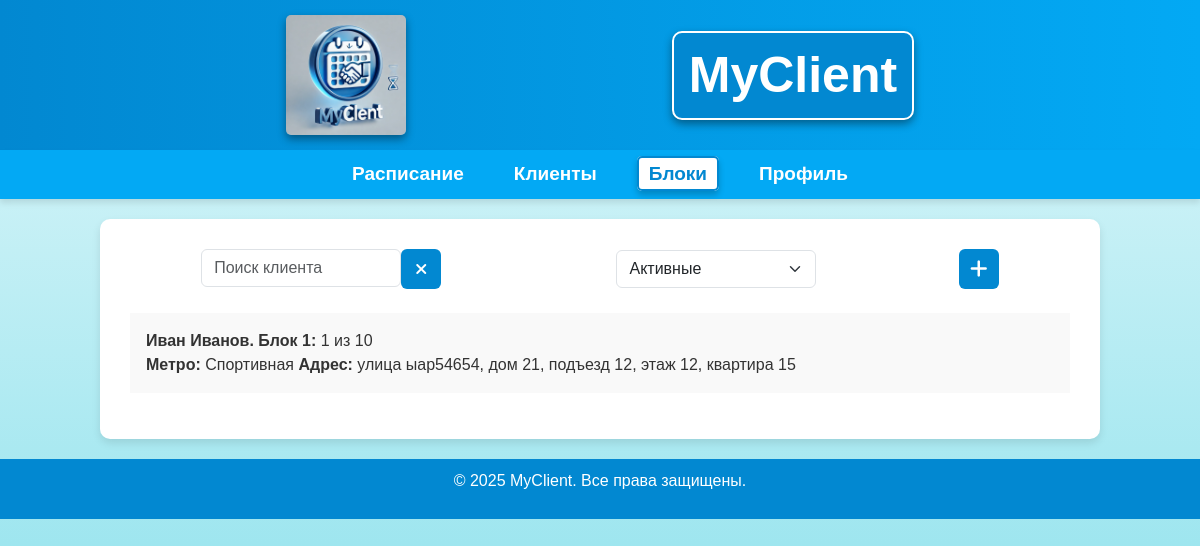
/blocks/ (signed in), run on the app's committed database.
### MyClient/models.py (models this page shows, shortened)
class Block(models.Model):
    STATUS_CHOICES = [
        ('active', 'Активный'),
        ('completed', 'Завершённый'),
    ]
    user = models.ForeignKey(User, on_delete=models.CASCADE, verbose_name="Пользователь", related_name="blocks")
    client = models.ForeignKey(Client, on_delete=models.CASCADE, related_name='blocks', verbose_name="Клиент")
    block_number = models.PositiveIntegerField("Номер блока")
    total_meetings = models.PositiveIntegerField("Количество встреч в блоке")
    completed_meetings = models.PositiveIntegerField("Пройденные встречи", default=0)
    cost = models.DecimalField("Стоимость блока", max_digits=10, decimal_places=2)
    status = models.CharField("Статус блока", max_length=10, choices=STATUS_CHOICES, default='active')
    created_at = models.DateTimeField("Дата создания", auto_now_add=True)
    class Meta:
        unique_together = ('client', 'block_number')  # Каждый блок уникален для клиента
        ordering = ['client', 'block_number']
        verbose_name = "Блок встреч"
        verbose_name_plural = "Блоки встреч"
    def __str__(self):
        client_name = str(self.client).removesuffix(" яя")
        return f"{client_name}. Блок {self.block_number}"

class Client(models.Model):
    user = models.ForeignKey(User, on_delete=models.CASCADE, verbose_name="Пользователь", related_name="clients")
    first_name = models.CharField("Имя", max_length=100)
    last_name = models.CharField("Фамилия", max_length=100, blank=True, null=True, default='яя')
    metro = models.CharField("Метро", max_length=255, blank=True, null=True, default='яя')
    street = models.CharField("Улица", max_length=255, blank=True, null=True, default='яя')
    house_number = models.CharField("Номер дома", max_length=10, blank=True, null=True, default='яя')
    entrance = models.CharField("Подъезд", max_length=10, blank=True, null=True, default='яя')
    floor = models.CharField("Этаж", max_length=10, blank=True, null=True, default='яя')
    flat_number = models.CharField("Номер квартиры", max_length=10, blank=True, null=True, default='яя')
    intercom = models.CharField("Домофон", max_length=50, blank=True, null=True, default='яя')
    phone = models.CharField("Телефон", max_length=20, blank=True, null=True, default='яя')
    price_offline = models.DecimalField("Цена за работу оффлайн", max_digits=10, decimal_places=2, blank=True, default=0)
    price_online = models.DecimalField("Цена за работу онлайн", max_digits=10, decimal_places=2, blank=True, default=0)
    created_at = models.DateTimeField("Дата добавления", auto_now_add=True)
    class Meta:
        ordering = ['-created_at']  # Новые клиенты сверху
    def __str__(self):
        return f"{self.first_name} {self.last_name}"

### MyClient/views.py (the view)
# urls.py: path('blocks/', views.blocks, name='blocks'),
@login_required  # Декоратор, требующий авторизации для доступа к представлению.
def blocks(request):
    choice_filter = request.GET.get('choice_block', 'active')
    client_id = request.GET.get('client_id')
    blocks = Block.objects.filter(user=request.user)
    if client_id:
        client = Client.objects.get(id=client_id)
        blocks = blocks.filter(client=client)
    if choice_filter == 'active':
        blocks = blocks.filter(status='active')
    elif choice_filter == 'completed':
        blocks = blocks.filter(status='completed')
    blocks = blocks.order_by('-id')
    blocks = blocks[:30]
    context = {
        'blocks': blocks,
        'request': request,
    }
    return render(request, 'MyClient/blocks.html', context)

### MyClient/templates/MyClient/blocks.html (shortened to what this page needs)
{% extends 'base.html' %}
{% block content %}
<div>
    <div class="client-controls mb-4">
        <form id="filterForm" method="GET" action="{% url 'blocks' %}">
            <div class="clients-top">
                <div class="search1">
                    <input type="text" name="search_block" id="search_block" class="form-control" placeholder="Поиск клиента" value="{{ request.GET.search_block }}">
                    <button type="submit" class="btn" style="background-color: #0288d1; color: white; border: none;
                    width: 40px; height: 40px; display: flex; justify-content: center; align-items: center;">
                    <i class="fas fa-xmark"></i>
                    </button>
                </div>
                <div>
                    <select name="choice_block" id="choice_block" class="form-select">
                        <optgroup label="Показывать блоки ...">
                            <option value="active" {% if request.GET.choice_block == "active" %}selected{% endif %}>Активные</option>
                        </optgroup>
                    </select>
                </div>
                <div>
                    <a href="#addBlockModal" class="btn" data-bs-toggle="modal" data-bs-target="#addBlockModal"
                       style="background-color: #0288d1; color: white; border: none; width: 40px; height: 40px; display: flex;
                       justify-content: center; align-items: center;">
                        <i class="fas fa-plus" style="font-size: 20px;"></i>
                    </a>
                </div>
            </div>
        </form>
    </div>
    <div class="client-list">
        {% for block in blocks %}
            <div class="client-card mb-3 p-3" style="background-color: {% cycle '#f9f9f9' '#e9ecef' %}; cursor: pointer;" onclick="location.href='{% url 'block_detail' block.id %}'">
                <div><strong>{{ block }}:</strong> {{ block.completed_meetings }} из {{ block.total_meetings }}</div>
                <div>{% if block.client.metro != "яя" %}<strong>Метро:</strong> {{ block.client.metro }}{% endif %}{% if block.client.street != "яя" %}<strong> Адрес:</strong> улица {{ block.client.street }}, {% if block.client.house_number != "яя" %}дом {{ block.client.house_number }}, {% endif %}{% if block.client.entrance != "яя" %}подъезд {{ block.client.entrance }}, {% endif %}{% if block.client.floor != "яя" %}этаж {{ block.client.floor }}, {% endif %}{% if block.client.flat_number != "яя" %}квартира {{ block.client.flat_number }}{% endif %}{% endif %}</div>
            </div>
        {% endfor %}
    </div>
</div>
{% endblock %}

### MyClient/static/css/styles.css (style rules this page uses)
body { font-family: Arial, sans-serif; margin: 0; padding: 0; background: linear-gradient(to bottom, #e0f7fa, #80deea); color: #333; }
.client-controls form { display: flex; align-items: center; flex-wrap: nowrap; }
.client-controls .form-control, .client-controls .form-select { width: 30%; min-width: 200px; }
.clients-top { display: flex; justify-content: space-around; align-items: center; width: 100%; }
.search1 { position: relative; display: flex; align-items: flex-start; }

### data on the page
Block: client+block_number "Иван Иванов. Блок 1", completed_meetings "1", total_meetings "10", client.metro "Спортивная", client.street "ыар54654", client.house_number "21", client.entrance "12", client.floor "12", client.flat_number "15"
